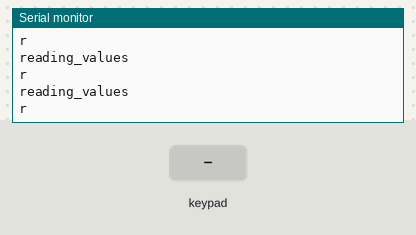
A sketch run on a simulated Arduino Uno, built with avr-gcc and run on an emulated ATmega328P. Shown: the last lines printed to the serial monitor. Wiring (inferred from the names in the program): 4×3 keypad with keys 1 2 3 4 5 6 7 8 9 * 0 #: rows pin 9, pin 5, pin 6, pin 7; columns pin 2, pin 4, pin 10. The inputs (shaded band) are chosen by the test bench.

Above: at 1.2 s.
1.3 s: key '1' pressed
At 1.31 s:
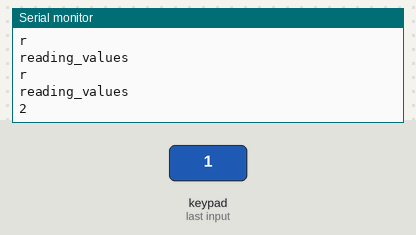
2.8 s: keypad keys 1 2 # pressed 0.4 s apart
At 3.71 s:
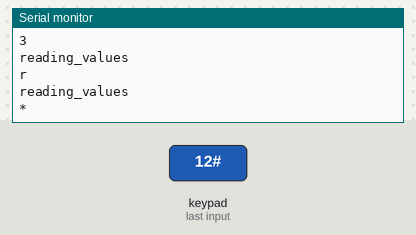
5.5 s: key '0' pressed
At 5.51 s:
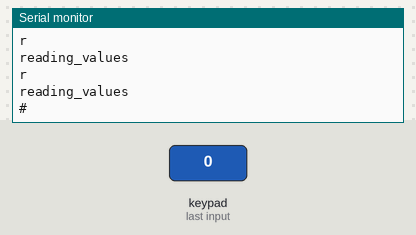
7.0 s: keypad keys 1 2 * pressed 0.4 s apart
At 7.51 s:
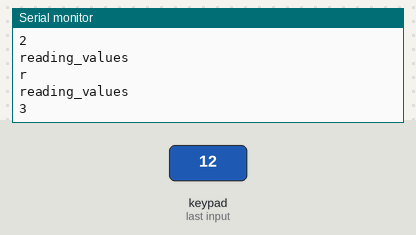
Timing chart, 0 to 10.0 s (numbered marks = the images above; inputs shaded):
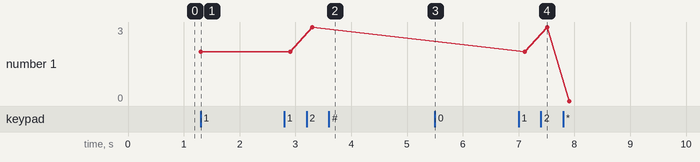

Measured:
- after the input at 1.3 s, the serial monitor: prints a new line at once (image 1)
- after the input at 2.8 s, the serial monitor: prints a new line after 0.50 s (image 2)
- after the input at 5.5 s, the serial monitor: prints a new line at once (image 3)
- after the input at 7.0 s, the serial monitor: prints a new line after 0.11 s (image 4)
- plotted number 1: 2 → 3 after the input at 2.8 s, 3 → 0 after the input at 7.0 s

The sketch:

read_char_wo_lib.ino
```cpp
/*
powered by r@mkumar
in this program i actually the read the single character fron the keypad
keypad type 4x3
*/

const int col1 = 10;
const int col2 = 2;
const int col3 = 4;
const int row1 = 9 ;
const int row2 = 5;
const int row3 = 6;
const int row4 = 7;

int r1;
int r2;
int r3;
int r4;

char c;

char read_char()
{
  /// first column
  digitalWrite(col1,HIGH);
  digitalWrite(col2,LOW);
  digitalWrite(col3,LOW);
  r1 = digitalRead(row1);
  r2 = digitalRead(row2);
  r3 = digitalRead(row3);
  r4 = digitalRead(row4);
  if(r1 == 1)
  {
    return '1';
  }
  else if(r2 == 1)
  {
    return '4';
  }
  else if(r3 == 1)
  {
    return '7';
  }
  else if(r4 == 1)
  {
    return '*';
  }
  //delay(500);

  /// second column
  digitalWrite(col1,LOW);
  digitalWrite(col2,HIGH);
  digitalWrite(col3,LOW);
  r1 = digitalRead(row1);
  r2 = digitalRead(row2);
  r3 = digitalRead(row3);
  r4 = digitalRead(row4);
  if(r1 == 1)
  {
    return '2';
  }
  else if(r2 == 1)
  {
    return '5';
  }
  else if(r3 == 1)
  {
    return '8';
  }
  else if(r4 == 1)
  {
    return '0';
  }
  //delay(500);

  /// third column
  digitalWrite(col1,LOW);
  digitalWrite(col2,LOW);
  digitalWrite(col3,HIGH);
  r1 = digitalRead(row1);
  r2 = digitalRead(row2);
  r3 = digitalRead(row3);
  r4 = digitalRead(row4);
  if(r1 == 1)
  {
    return '3';
  }
  else if(r2 == 1)
  {
    return '6';
  }
  else if(r3 == 1)
  {
    return '9';
  }
  else if(r4 == 1)
  {
    return '#';
  }
  //delay(500);
  return 'r';
}

void setup()
{
  Serial.begin(9600);
  pinMode(col1,OUTPUT);
  pinMode(col2,OUTPUT);
  pinMode(col3,OUTPUT);
  pinMode(row1,INPUT);
  pinMode(row2,INPUT);
  pinMode(row3,INPUT);
  pinMode(row4,INPUT);
}

void loop()
{
  Serial.println("reading_values");
  delay(100);
  c = read_char();
  Serial.println(c);
  delay(100);
}
```
